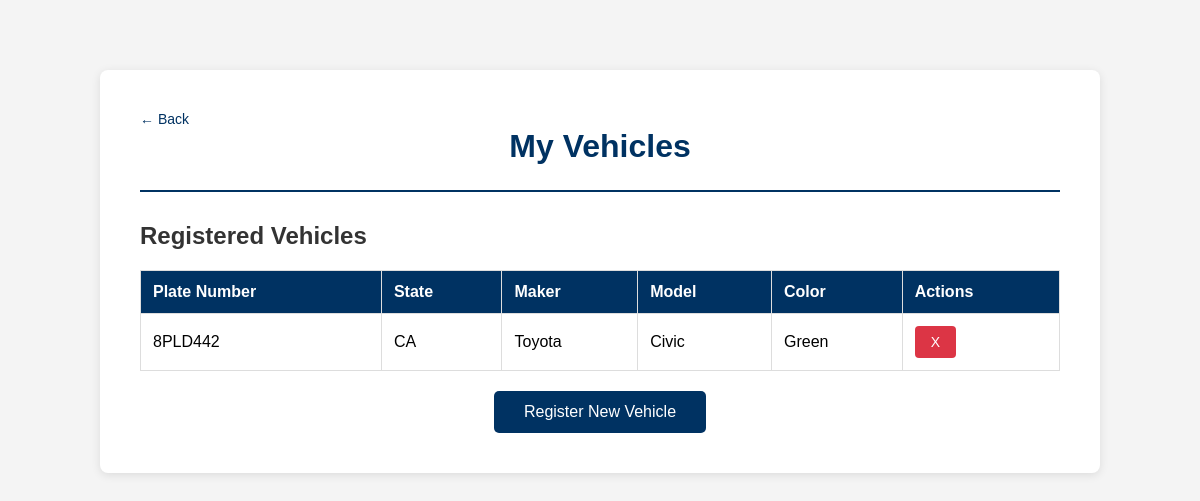
Page /view_vehicles (signed in) on the committed database.
### tables this page shows
CREATE TABLE vehicles (
    v_vehicleskey integer PRIMARY KEY,
    v_userkey integer not null,
    v_plateno varchar(7) not null,
    v_platestate varchar(20),
    v_maker varchar(20),
    v_model varchar(10),
    v_color varchar(10),

    FOREIGN KEY (v_userkey) REFERENCES users(u_userkey)
);

### app.py (the view, shortened to what this page needs)
@app.route('/view_vehicles', methods=['GET', 'POST'])
@login_required
def view_vehicles():
    conn = sqlite3.connect('instance/data.sqlite')
    cursor = conn.cursor()
    error = None
    cursor.execute("""
        SELECT v_vehicleskey, v_plateno, v_platestate, v_maker, v_model, v_color
        FROM vehicles WHERE v_userkey = ?
        ORDER BY v_vehicleskey DESC
    """, [current_user.u_userkey])
    vehicles = cursor.fetchall()
    conn.close()
    return render_template("view_vehicles.html", vehicles=vehicles, error=error, username=current_user.username)

### app.py (called while the page is built)
@login_manager.user_loader
def load_user(user_id):
    return User.query.get(int(user_id))

### templates/view_vehicles.html (shortened to what this page needs)
<!DOCTYPE html>
<html lang="en">
<head>
    <link rel="stylesheet" href="{{ url_for('static', filename='style.css') }}">
</head>
<body>
    <div class="container">
        <header>
            <a href="{{ url_for('home') }}" class="back-link">← Back</a>
            <h1>My Vehicles</h1>
        </header>
        <main>
            <h2>Registered Vehicles</h2>
            {% if vehicles %}
                <table>
                    <thead>
                        <tr>
                            <th>Plate Number</th>
                            <th>State</th>
                            <th>Maker</th>
                            <th>Model</th>
                            <th>Color</th>
                            <th>Actions</th>
                        </tr>
                    </thead>
                    <tbody>
                        {% for vehicle in vehicles %}
                        <tr>
                            <td>{{ vehicle[1] }}</td>
                            <td>{{ vehicle[2] }}</td>
                            <td>{{ vehicle[3] }}</td>
                            <td>{{ vehicle[4] }}</td>
                            <td>{{ vehicle[5] }}</td>
                            <td>
                                <form method="POST" action="{{ url_for('view_vehicles') }}" style="display:inline;">
                                    <button type="submit" class="delete-btn"
                                            onclick="return confirm('Are you sure you want to delete this vehicle?')">
                                        X
                                    </button>
                                </form>
                            </td>
                        </tr>
                        {% endfor %}
                    </tbody>
                </table>
            {% else %}
                <p class="no-data">You haven't registered any vehicles yet.</p>
            {% endif %}
            <div class="button-container">
                <button class="primary-btn" onclick="window.location.href='{{ url_for('reg_vehicle') }}'">Register New Vehicle</button>
            </div>
        </main>
    </div>
</body>
</html>

### static/style.css (style rules this page uses)
* { margin: 0; padding: 0; box-sizing: border-box; }
body { font-family: Arial, sans-serif; background-color: #f4f4f4; padding: 20px; }
.container, .home-container, .div_border { max-width: 600px; margin: 50px auto; padding: 40px; background: white; border-radius: 8px; box-shadow: 0 2px 10px rgba(0,0,0,0.1); }
.container { max-width: 1000px; }
h1 { color: #003262; text-align: center; margin-bottom: 10px; }
h2 { color: #333; margin-bottom: 20px; }
header { margin-bottom: 30px; border-bottom: 2px solid #003262; padding-bottom: 15px; }
a { color: #003262; text-decoration: none; }
.back-link { font-size: 14px; }
.container table { width: 100%; border-collapse: collapse; margin-bottom: 20px; }
.container table th, .container table td { border: 1px solid #ddd; padding: 12px; text-align: left; }
.container table thead { background-color: #003262; color: white; }
button, .primary-btn, .button_login { background-color: #003262; color: white; border: none; padding: 12px 30px; font-size: 16px; border-radius: 5px; cursor: pointer; transition: background-color 0.3s; }
.delete-btn { background-color: #dc3545; color: white; border: none; padding: 8px 16px; font-size: 14px; border-radius: 4px; cursor: pointer; transition: background-color 0.3s; }
.centerAlign, .button-container, .button_container { text-align: center; }

### rows in the picture
vehicles: v_plateno "8PLD442", v_platestate "CA", v_maker "Toyota", v_model "Civic", v_color "Green"
